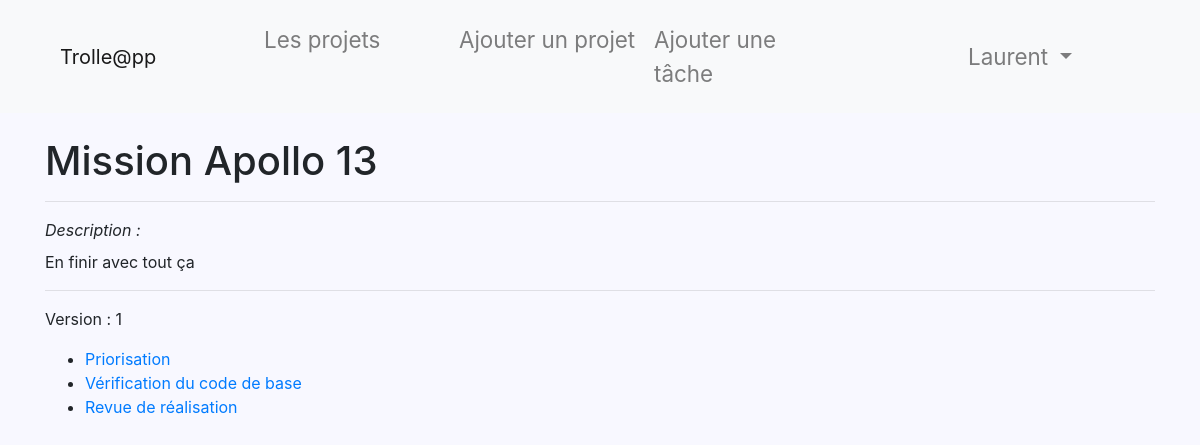
/projmanager/7/ (signed in), run on the app's committed database.
### projmanager/models.py (models this page shows, shortened)
class Project(models.Model):
    title = models.CharField(max_length=200)
    description = models.TextField(max_length=200)
    version = models.IntegerField()

class Task(models.Model):
    description = models.CharField(max_length=250)
    title = models.CharField(max_length=50)
    starting_date = models.DateTimeField()
    deadline = models.DateTimeField()
    priority = models.BooleanField(default=True)
    id_user = models.ForeignKey(User, on_delete=models.CASCADE)
    id_status = models.ForeignKey(Status, on_delete=models.CASCADE)
    id_project = models.ForeignKey(Project, on_delete=models.CASCADE)

### projmanager/views.py (the view)
# urls.py: path('<int:project_id>/', views.List_task_for_project, name='tasks'),
@login_required
def List_task_for_project(request, project_id):
    task = get_object_or_404(Project, pk=project_id)
    return render(request, 'projmanager/tasks.html', {'zekey': task})

### projmanager/templates/projmanager/tasks.html (shortened to what this page needs)
{% extends 'projmanager/base.html' %}
{% block content %}
    <h1>{{ zekey.title }}</h1><hr>
    <label><em>Description :</em></label>
    <p>{{zekey.description}}</p><hr>
    <p>Version : {{zekey.version}}</p>
    <ul>
        {% for task in zekey.task_set.all %}
            <li><a href="{% url 'projmanager:taskdetail' task.id %}">{{ task.title }}</a></li>
        {% endfor %}
    </ul>
{% endblock %}

### projmanager/templates/projmanager/base.html (shortened to what this page needs)
{% load static %}
<!doctype html>
<html lang="en">
<head>
  <link rel="stylesheet" href="https://stackpath.bootstrapcdn.com/bootstrap/4.1.3/css/bootstrap.min.css">
  <link rel="stylesheet" href="{% static "projmanager/main.css" %}" />
</head>
<body>
	{% if user.is_authenticated %}
  <div class="barba">
  <nav class="navbar navbar-expand-lg navbar-light bg-light mb-4">
    <div class="container">
      <a class="navbar-brand" href="{% url 'projmanager:projects' %}">Trolle@pp</a>
      <div class="collapse navbar-collapse" id="navbarSupportedContent">
        <ul class="navbar-nav mr-auto">
          <li class="nav-item">
            <a class="nav-link" href="{% url 'projmanager:projects' %}">Les projets</a>
          </li>
            <li class="nav-item">
              <a class="nav-link" href="{% url 'projmanager:newproject' %}">Ajouter un projet</a>
            </li>
            <li class="nav-item">
             <span style=a:hover{color:white;}> <a class="nav-link" href="{% url 'projmanager:new_task' %}">Ajouter une tâche</a></span>
            </li>
          {% endif %}
        </ul>
        {% if user.is_authenticated %}
          <ul class="navbar-nav">
            <li class="nav-item dropdown">
              <a class="nav-link dropdown-toggle" href="#" id="navbarDropdown" role="button" data-toggle="dropdown" aria-haspopup="true" aria-expanded="false">
                {{ user.username }}
              </a>
            </li>
          </ul>
        {% endif %}
      </div>
    </div>
  </nav>
  </div>
  <div class="container">
    {% block content %}
    {% endblock %}
  </div>

### projmanager/static/projmanager/main.css (style rules this page uses)
body { background: #F8F8FF; }
.barba { color: white; font-size: 1.4em; }
.barba a { color: white; }
.barba a { padding: 15px; width: 195px; color: white; }
.navbar-brand { color: green; width: 200px; padding: 30px : margin: 20px : }
.nav-item, .nav-link a { color: white; }

### data on the page
Project: title "Mission Apollo 13", description "En finir avec tout ça", version "1"
Task: title "Priorisation"
Task: title "Vérification du code de base"
Task: title "Revue de réalisation"

### other printed values
{{ user.username }} "Laurent"
